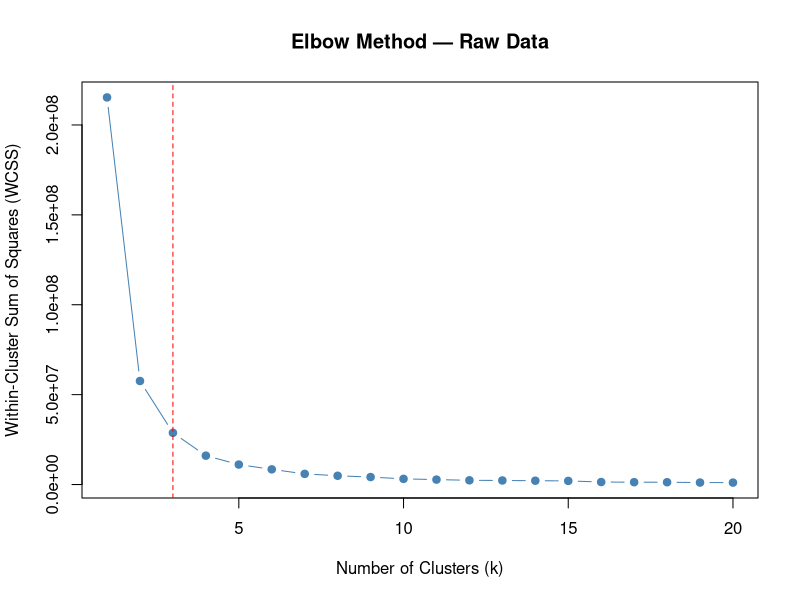
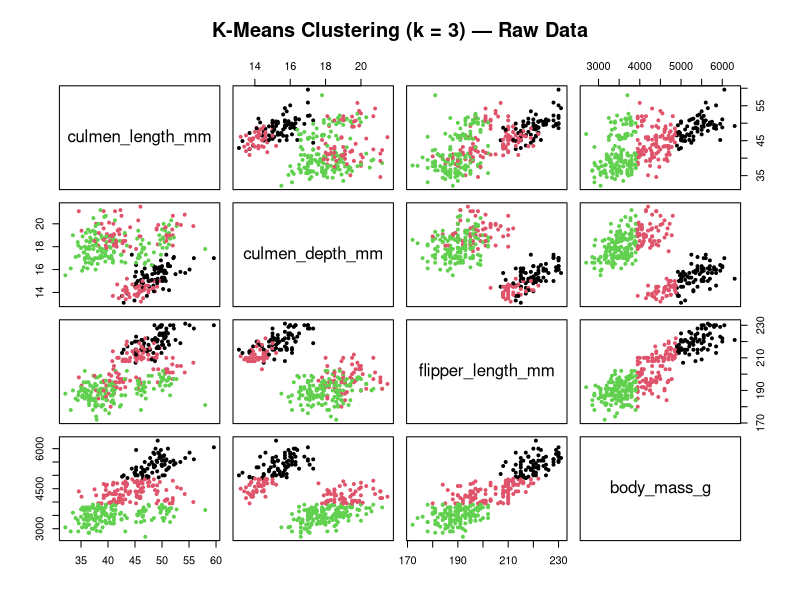
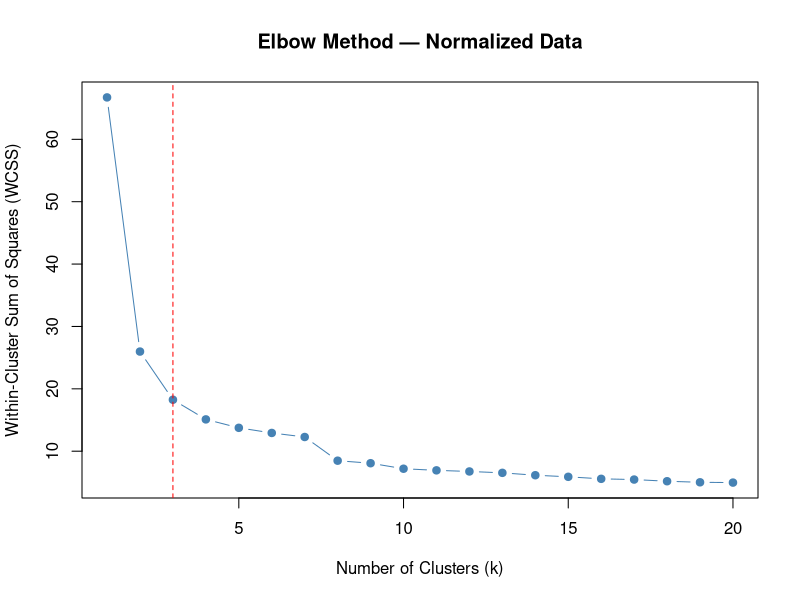
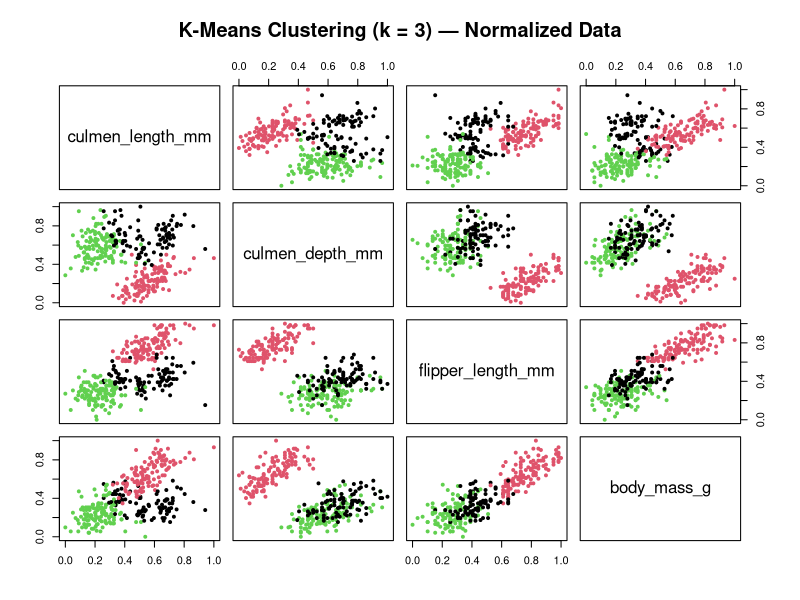
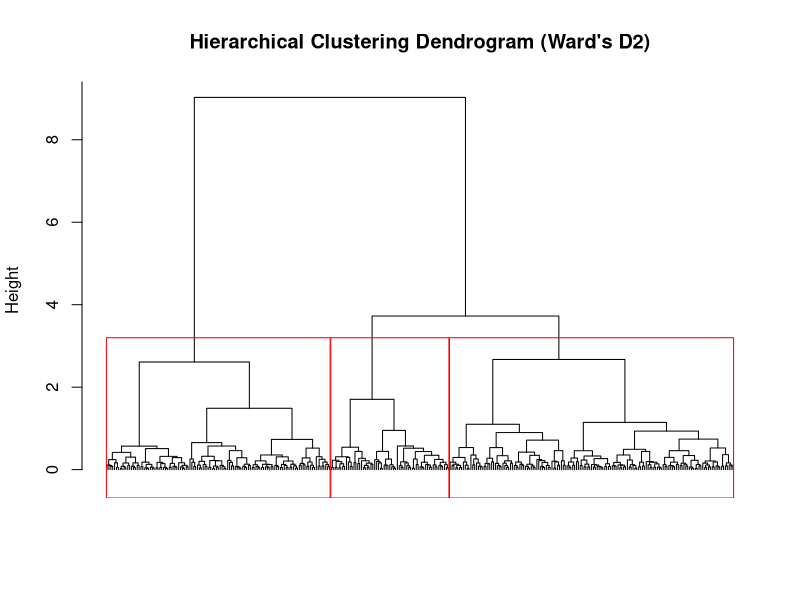
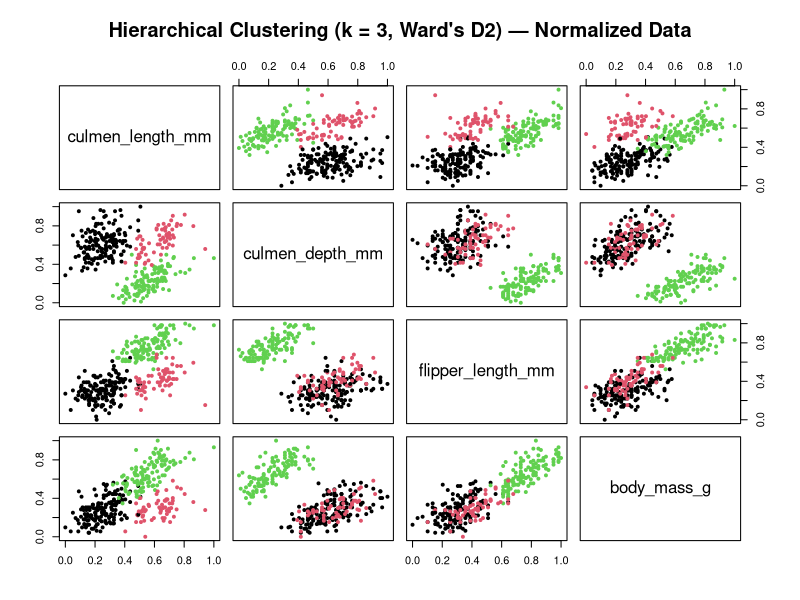

Write the R code that produced these figures, in order.
# =============================================================================
# Penguin Species Clustering: K-Means & Hierarchical Clustering
# =============================================================================
#
# Dataset: Palmer Penguins (palmerpenguins package)
#   344 penguin records across 3 species: Adelie, Chinstrap, Gentoo
#   Features used: culmen_length_mm, culmen_depth_mm, flipper_length_mm, body_mass_g
#
# Methods:
#   1. K-Means Clustering (raw and normalized data)
#   2. Hierarchical Clustering (Ward's D2 linkage)
#
# Key concept: K-means uses Euclidean distance, so features with larger scales
# (e.g. body_mass_g) dominate unless data is normalized. This script compares
# clustering results before and after min-max normalization.
# =============================================================================


# =============================================================================
# 1. SETUP
# =============================================================================

library(tidyverse)

if (!requireNamespace("palmerpenguins", quietly = TRUE))
  install.packages("palmerpenguins", repos = "http://cran.us.r-project.org")
library(palmerpenguins)

data(penguins)

# Rename bill_* to culmen_* to match original CSV column naming convention
# and drop rows with missing values
penguins <- penguins %>%
  rename(
    culmen_length_mm = bill_length_mm,
    culmen_depth_mm  = bill_depth_mm
  ) %>%
  drop_na()

glimpse(penguins)

# Numeric features used for clustering
numeric_features <- c("culmen_length_mm", "culmen_depth_mm",
                       "flipper_length_mm", "body_mass_g")

# Create figures directory if it doesn't exist
if (!dir.exists("figures")) dir.create("figures")


# =============================================================================
# 2. K-MEANS ON RAW DATA
#
# Use the elbow method (WCSS plot) to select k.
# WCSS = Within-Cluster Sum of Squares — lower is better, but adding more
# clusters always reduces WCSS. The "elbow" is where marginal gains diminish.
# =============================================================================

# --- Elbow plot: k = 1 through 20 ---
wcss_raw <- numeric(20)
for (k in 1:20) {
  set.seed(1801)
  wcss_raw[k] <- sum(kmeans(penguins[, numeric_features], centers = k)$withinss)
}

png("figures/elbow_raw.png", width = 800, height = 500)
plot(1:20, wcss_raw, type = "b",
     xlab = "Number of Clusters (k)",
     ylab = "Within-Cluster Sum of Squares (WCSS)",
     main = "Elbow Method — Raw Data",
     pch  = 19, col = "steelblue")
abline(v = 3, lty = 2, col = "red")
dev.off()

# Elbow is at k = 3, consistent with 3 known penguin species

# --- K-means with k = 3 ---
set.seed(1801)
km_raw <- kmeans(penguins[, numeric_features], centers = 3, nstart = 15)

png("figures/kmeans_raw.png", width = 800, height = 800)
plot(penguins[, numeric_features],
     col  = km_raw$cluster,
     main = "K-Means Clustering (k = 3) — Raw Data",
     pch  = 19, cex = 0.6)
dev.off()


# =============================================================================
# 3. NORMALIZATION & K-MEANS ON NORMALIZED DATA
#
# Min-max normalization rescales each feature to [0, 1].
# This prevents body_mass_g (range ~2700-6300g) from dominating Euclidean
# distance calculations relative to smaller-range features.
# =============================================================================

min_max_norm <- function(x) (x - min(x, na.rm = TRUE)) /
                             (max(x, na.rm = TRUE) - min(x, na.rm = TRUE))

penguins_scaled <- as.data.frame(lapply(penguins[, numeric_features], min_max_norm))

summary(penguins_scaled)  # all columns should now be in [0, 1]

# --- Elbow plot: normalized data ---
wcss_scaled <- numeric(20)
for (k in 1:20) {
  set.seed(1801)
  wcss_scaled[k] <- sum(kmeans(penguins_scaled, centers = k)$withinss)
}

png("figures/elbow_normalized.png", width = 800, height = 500)
plot(1:20, wcss_scaled, type = "b",
     xlab = "Number of Clusters (k)",
     ylab = "Within-Cluster Sum of Squares (WCSS)",
     main = "Elbow Method — Normalized Data",
     pch  = 19, col = "steelblue")
abline(v = 3, lty = 2, col = "red")
dev.off()

# --- K-means with k = 3 on normalized data ---
set.seed(1801)
km_scaled <- kmeans(penguins_scaled, centers = 3, nstart = 15)

png("figures/kmeans_normalized.png", width = 800, height = 800)
plot(penguins_scaled,
     col  = km_scaled$cluster,
     main = "K-Means Clustering (k = 3) — Normalized Data",
     pch  = 19, cex = 0.6)
dev.off()

# Note: Clusters differ between raw and normalized results because body_mass_g
# no longer dominates Euclidean distance after normalization. The normalized
# clusters are more evenly influenced by all four features.


# =============================================================================
# 4. HIERARCHICAL CLUSTERING (Ward's D2)
#
# Ward's method minimizes total within-cluster variance at each merge step,
# producing compact, roughly equal-sized clusters. Applied to normalized data.
# =============================================================================

# --- Distance matrix (Euclidean) ---
dist_matrix <- dist(penguins_scaled, method = "euclidean")

# --- Hierarchical clustering ---
peng_hclust <- hclust(dist_matrix, method = "ward.D2")

# --- Dendrogram with 3-cluster solution outlined ---
png("figures/dendrogram.png", width = 1000, height = 600)
plot(peng_hclust,
     main   = "Hierarchical Clustering Dendrogram (Ward's D2)",
     xlab   = "",
     sub    = "",
     labels = FALSE,
     hang   = -1)
rect.hclust(peng_hclust, k = 3, border = "red")
dev.off()

# --- Cut tree at k = 3 and plot ---
hclust_labels <- cutree(peng_hclust, k = 3)

png("figures/hclust_clusters.png", width = 800, height = 800)
plot(penguins_scaled,
     col  = hclust_labels,
     main = "Hierarchical Clustering (k = 3, Ward's D2) — Normalized Data",
     pch  = 19, cex = 0.6)
dev.off()


# =============================================================================
# 5. COMPARISON: K-MEANS VS HIERARCHICAL CLUSTERING
#
# Both methods recover 3 clusters on normalized data.
# K-means is faster but sensitive to initialization (mitigated with nstart = 15).
# Hierarchical clustering is deterministic and provides a full dendrogram,
# but is more computationally expensive for large datasets.
# =============================================================================

cat("K-Means cluster sizes (normalized):\n")
print(table(km_scaled$cluster))

cat("\nHierarchical cluster sizes (k = 3):\n")
print(table(hclust_labels))

cat("\nCluster assignment agreement table:\n")
print(table(KMeans = km_scaled$cluster, HClust = hclust_labels))
